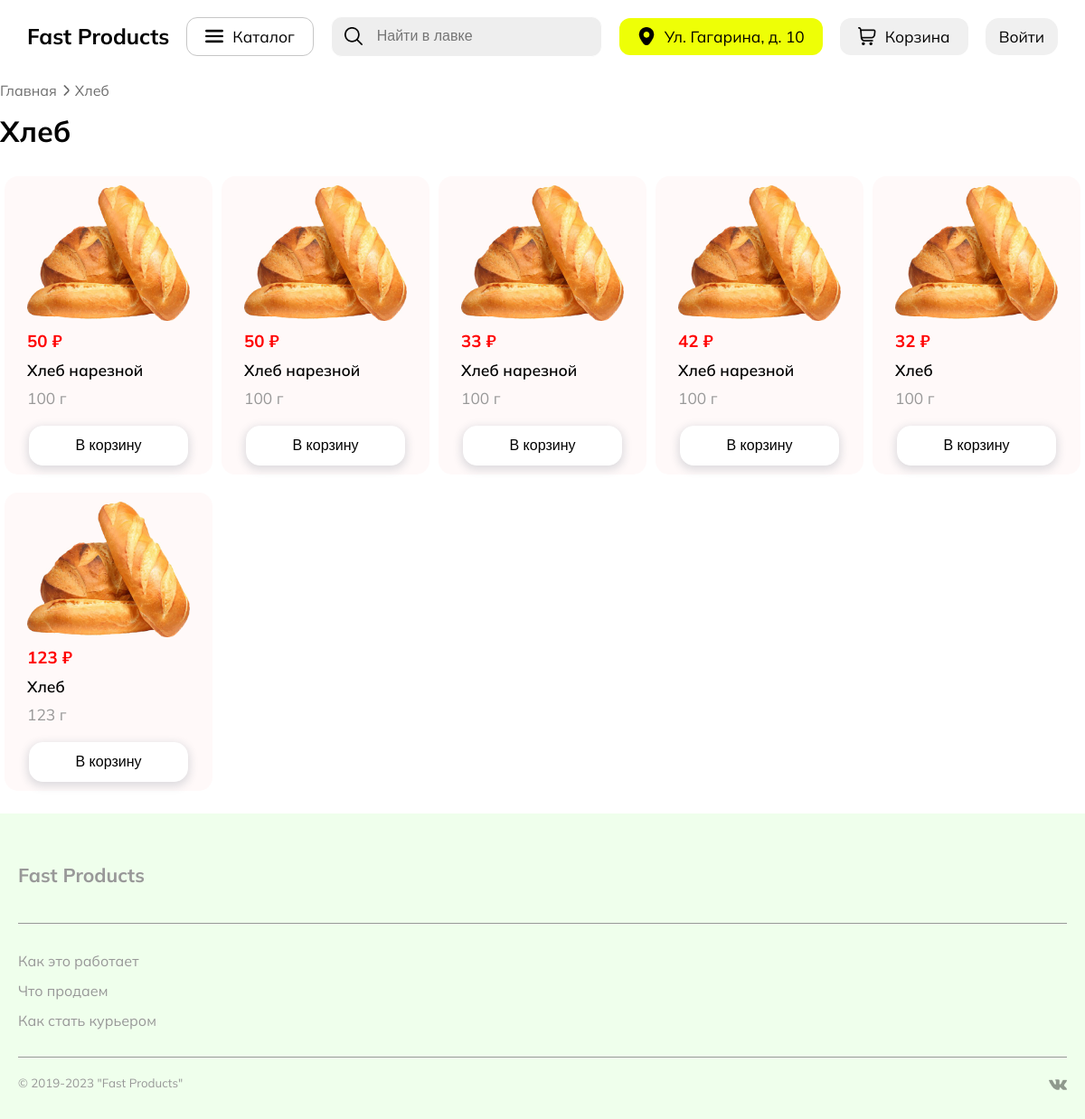
Screenshot of /bread.php with the database file from the repository.
### tables this page shows
CREATE TABLE `prodcuts` (
  `id` int(11) NOT NULL,
  `path` varchar(255) NOT NULL,
  `title` varchar(255) NOT NULL,
  `price` varchar(255) NOT NULL,
  `weight` varchar(255) NOT NULL,
  `type_id` varchar(11) NOT NULL
);

### bread.php (the view, shortened to what this page needs)
<!DOCTYPE html>
<html lang="en">
<head>
    <link rel="stylesheet" href="assets/css/style.css">
</head>
<body>
    <main>
        <header class="header js-header">
            <div class="nav">
                <div class="nav__menu">
                    <ul>
                        <li><a href="index.php"><span>Fast Products</span></a></li>
                        <li class="dropdown"><a href="#" class="nav__catalog"><img src="assets/img/menu.png" alt="">Каталог</a>
                        </li>
                        <li><img src="assets/img/search.png" alt="">
                            <form action="search.php" method="POST">
                                <input type="text" name="search-item" placeholder="Найти в лавке">
                            </form>
                        </li>
                        <li><a href="https://yandex.ru/maps/-/CCUgqKuKoD" target="_blank" class="address"><img src="assets/img/marker.png" alt="">Ул. Гагарина, д. 10</a></li>
                        <li class="dropdown"><a href="#" class="cart"><img src="assets/img/cart.png" alt="">Корзина</a>
                        </li>
                        <?php if(!isset($_SESSION['user'])): ?>
                        <li><a class="login__link" href="login.php">Войти</a></li>
                        <?php endif;?>
                    </ul>
                </div>
            </div>
        </header>
    </main>
    <main>
        <div class="container liked">
             <div class="main">
             <div class="breadcrumbs">
                    <a href="index.php">Главная</a>
                    <img src="assets/img/arrow-right.png" alt="">
                    <a href="bread.php">Хлеб</a>
                </div>
                <div class="title liked">
                    <a href="#">Хлеб</a>
                </div>
                <div class="catalog">
                    <?php
                    $data = mysqli_query($link, "SELECT * FROM `prodcuts` WHERE `type_id` = '2'");
                    $result = mysqli_fetch_all($data, MYSQLI_ASSOC); ?>
                    <?php foreach($result as $row): ?>
                        <div class="catalog__item" data-id="<?=$row['id'];?>" id="catalog__item">
                            <div class="catalog__item-img"><img src="assets/img/<?=$row['path'];?>" alt=""></div>
                            <div class="catalog__price">
                                <div class="catalog__item-price"><?=$row['price'];?> &#8381; </div>
                            </div>
                            <div class="catalog__item-title"><?=$row['title'];?></div>
                            <div class="catalog__item-weight"><?=$row['weight'];?></div>
                            <div class="catalog__item-btn"><a href="#?prodcuts_id=<?= $row['id'];?>"><button data-cart>В корзину</button></a></div>
                        </div>
                    <?php endforeach; ?>
                </div>
             </div>
        </div>
        </main>
        <footer>
        <div class="footer">
            <div class="footer__title">Fast Products</div>
            <hr>
            <div class="footer__menu">
                <ul>
                    <li><a href="about.php">Как это работает</a></li>
                    <li><a href="">Что продаем</a></li>
                    <li><a href="">Как стать курьером</a></li>
                </ul>
            </div>
            <hr>
            <div class="footer__submenu">
                <div class="copyright">&#169; 2019-2023 "Fast Products"</div>
                <div class="social"><a href="https://vk.com/deadyourgod"><img src="assets/img/vk.png" alt=""></a></div>
            </div>
        </div>
    </footer>
</body>
</html>

### assets/css/style.css (style rules this page uses)
html { scroll-behavior: smooth; height: 100%; }
main { flex: 1 1 auto; }
* { margin: 0; padding: 0; }
body { background-color: #fff; font-family: 'Mulish'; font-size: 13pt; height: 100%; }
.container { max-width: 880px; margin: 0 auto; position: relative; }
.container.liked { max-width: 1200px; margin: 0 auto; position: relative; }
header { top: -100px; width: 100%; background-color: #fff; z-index: 1000; transition: all .2s ease; }
.nav { height: 50px; padding: 15px 0; }
.nav__menu { display: flex; width: 100%; }
.nav__menu>ul { width: 100%; display: flex; align-items: center; justify-content: space-between; align-content: center; flex-wrap: nowrap; padding: 0 30px; }
.nav__menu>ul>li { list-style-type: none; height: 50px; display: flex; align-items: center; }
@media (max-width: 1200px) { .nav__menu>ul>li>form { width: 300px; } }
.nav__menu>ul>li>form>input { width: 100%; height: 45px; background-color: #e9e9e9c1; border-radius: 12px; border: 1px solid #ffffff; padding-left: 50px; font-size: 12pt; box-sizing: border-box; transition: all .25s; }
.nav__menu>ul>li:nth-child(3) img { position: absolute; top: 15px; width: 20px; margin: 15px; }
.nav__menu ul li span { font-weight: bold; font-size: 18pt; }
.nav__menu ul>li>a { display: flex; align-items: center; color: #000; text-decoration: none; }
.nav__menu ul>li>a img { width: 20px; margin-right: 10px; }
.address { background-color: #eeff06; padding: 10px 20px; border-radius: 12px; transition: ease-out all .25s; }
.nav__catalog { padding: 10px 20px; border: 1px solid #7c7c7c6f; border-radius: 12px; transition: ease-out all .25s; position: relative; }
.dropdown { position: relative; transition: all .25s; }
.cart { background-color: #f0f0f0; padding: 10px 20px; border-radius: 12px; transition: ease-out all .25s; }
.login__link { padding: 10px 15px; background-color: #f0f0f0; border-radius: 15px; transition: ease-out all .25s; }
.title { display: flex; justify-content: space-between; align-items: center; height: 50px; }
.title>a { display: flex; align-items: center; align-content: center; text-decoration: none; color: #000; }
.title a:first-child { font-weight: bold; font-size: 18pt; }
.catalog { margin: 15px 0; display: flex; align-items: center; flex-wrap: wrap; }
.catalog__item { cursor: pointer; height: 320px; margin: 10px 5px; background-color: #fff9f9; border-radius: 15px; padding: 5px 25px; transition: ease-out all .25s; width: 180px; display: flex; flex-direction: column; justify-content: space-around; }
.catalog__item a { height: 100%; user-select: none; text-decoration: none; color: #000; display: flex; flex-direction: column; justify-content: space-between; }
.catalog__item-img { display: flex; justify-content: center; align-items: center; }
.catalog__item-img img { width: 100%; height: 150px; }
.catalog__item-price { color: red; font-size: 14pt; font-weight: bold; }
.catalog__price { display: flex; align-items: center; }
.catalog__item-title { font-weight: 600; }
.catalog__item-weight { color: #989898; }
.catalog__item-btn { display: flex; align-items: center; justify-content: center; margin-top: 10px; }
.catalog__item-btn button { text-align: center; width: 100%; cursor: pointer; padding: 12px 50px; font-size: 12pt; border-radius: 15px; background-color: #fff; border: 1px solid #fff; box-shadow: 0px 3px 10px 2px rgba(34, 60, 80, 0.15); transition: all .15s; }
footer { background-color: #edffe9db; padding: 25px 20px; }
.footer__title { font-size: 16pt; font-weight: bold; color: #989898; margin-bottom: 40px; margin-top: 30px; }
.footer__menu { margin: 30px 0; }
.footer__menu ul li { list-style-type: none; margin: 12px 0; }
.footer__menu ul li a { font-size: 12pt; color: #989898; text-decoration: none; }
hr { background-color: #989898; border: none; height: 1px; }
.footer__submenu { margin-top: 20px; font-size: 10pt; color: #989898; display: flex; justify-content: space-between; }
.social img { height: 20px; opacity: .4; }
.breadcrumbs { display: flex; align-items: center; margin: 10px 0; }
.breadcrumbs>a { color: #6e6e6e; text-decoration: none; font-size: 12pt; }
.breadcrumbs>img { width: 20px; opacity: .6; }
.title.liked>a { font-size: 24pt; }

### rows the page displays
prodcuts: path (picture), price "50", title "Хлеб нарезной", weight "100 г"
prodcuts: path (picture), price "50", title "Хлеб нарезной", weight "100 г"
prodcuts: path (picture), price "33", title "Хлеб нарезной", weight "100 г"
prodcuts: path (picture), price "42", title "Хлеб нарезной", weight "100 г"
prodcuts: path (picture), price "32", title "Хлеб", weight "100 г"
prodcuts: path (picture), price "123", title "Хлеб", weight "123 г"
